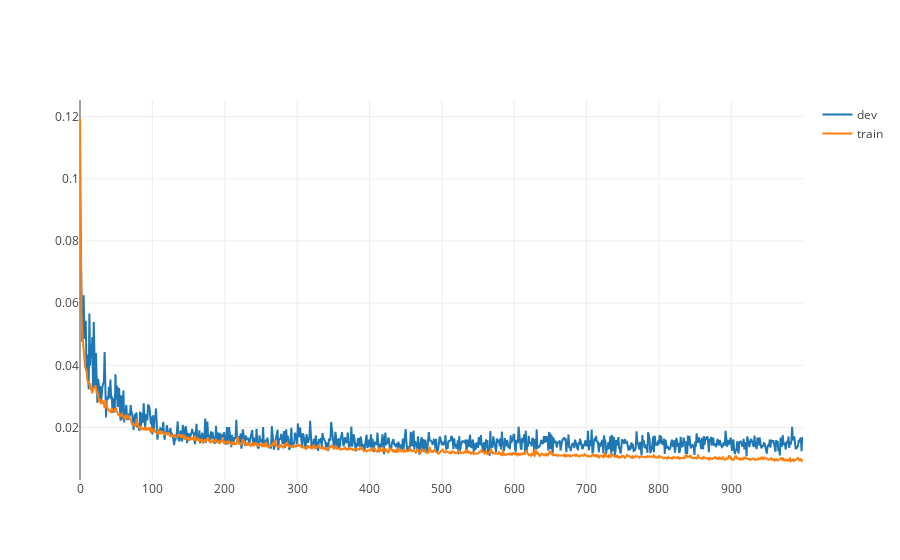

Here is the notebook cell this chart was saved with:
### Code cell
import plotly.offline as py
import plotly.graph_objs as go
py.init_notebook_mode(connected=True)

l = go.Scatter(y=history.history['loss'], name='train')
v = go.Scatter(y=history.history['val_loss'], name='dev')

data = [v,l]
py.iplot(data, filename='line-mode')

### Figure 1 — Plotly figure (JSON) as saved in the notebook; plotly's stock layout.template omitted (floating-point values rounded to 4 significant figures; data arrays with more than 128 entries replaced by an {"elided": "..."} marker saying what was removed)
{"data": [{"name": "dev", "type": "scatter", "y": {"elided": "1000 float values"}}, {"name": "train", "type": "scatter", "y": {"elided": "1000 float values"}}], "layout": {}}
